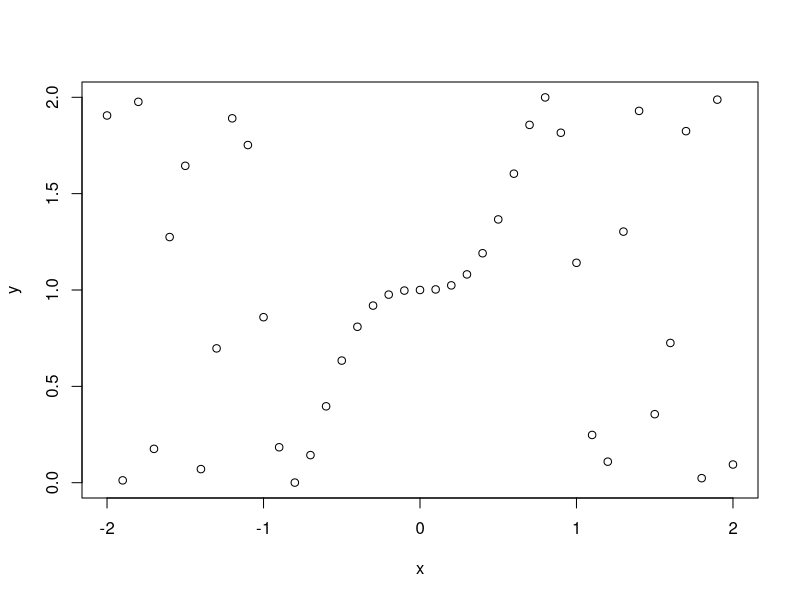
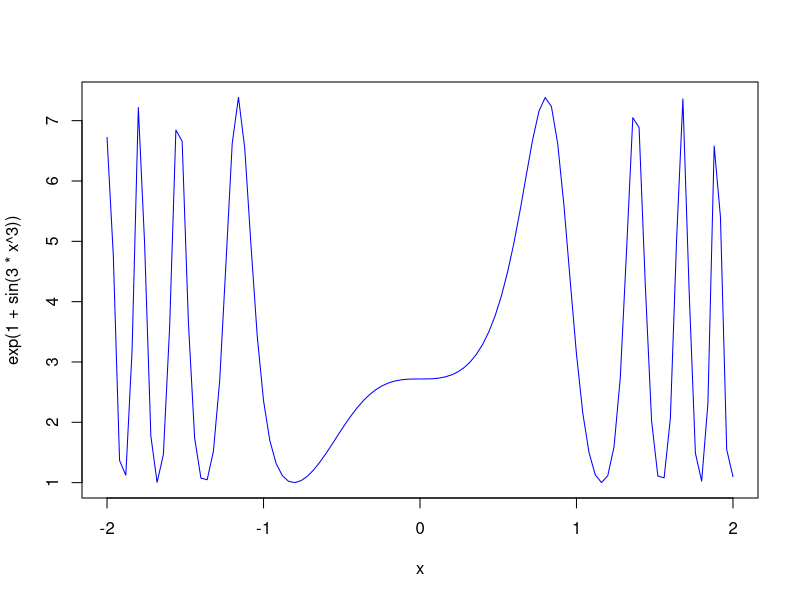

These figures' R source, in order:
f <- function(x){
  return(1+sin(3*x^3))
}
x <- seq(-2, 2, by=0.1)
y <- f(x)
plot(x,y)
curve(exp(1+sin(3*x^3)), -2, 2, xname = "x",col="blue")

trapezoid <- function(f, a, b, n) {
  intval <- integrate(f,a,b)
  val2 = intval$value
  h <- (b-a)/n
  x <- seq(a, b, by=h)
  y <- f(x)
  s <- h * (abs(y[1]/2) + abs(sum(y[2:n])) + abs(y[n+1]/2))
  suma <- h * (abs(y[1]/2) + abs(sum(y[2:n])) + abs(y[n+1]/2))
  cat("Integral trapecio: ",suma,"\n")
  error = abs(val2-suma)
  if (error == 0) {
    cat("Error trapecio: 0 ","\n")
  } else {
    cat("Error trapecio: ",error,"\n")
  }
  
}
#Parámetros

a <--1          # Limite Inferior. 
b <- 1      # Limite Superior. 
tol <- 1e-8    # Error permitido 
n<- 5
trapezoid(f,-1,1,10)


simpsons.rule <- function(f, a, b) {
  if (is.function(f) == FALSE) {
    stop('f must be a function with one parameter (variable)')
  }
  
  h <- (b - a) / 2
  x0 <- a
  x1 <- a + h
  x2 <- b
  
  s <- (h / 3) * (f(x0) + 4 * f(x1) + f(x2))
  
  return(s)
}

simpsons.rule(f, -1, 1)